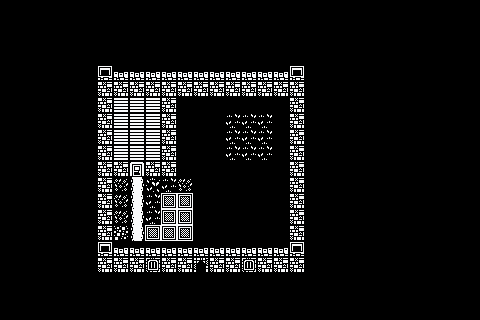

This is a level from a 2D game, rendered from its Tiled map with the project's own tilesets. A one-line summary and the complete map file follow:
An orthogonal 30x20 tile map with 16x16 px tiles, 2 tile layers (terrain, objects) and 1 object (player_spawn).

<map version="1.10" tiledversion="1.12.2" orientation="orthogonal" renderorder="right-down" width="30" height="20" tilewidth="16" tileheight="16" infinite="0" nextlayerid="6" nextobjectid="3">
 <tileset firstgid="1025" source="Kenny1-bit.tsx" />
 <layer id="1" name="terrain" width="30" height="20">
  <properties>
   <property name="material_name" value="wood_floor" />
  </properties>
  <data encoding="csv">
1025,1025,1025,1025,1025,1025,1025,1025,1025,1025,1025,1025,1025,1025,1025,1025,1025,1025,1025,1025,1025,1025,1025,1025,1025,1025,1025,1025,1025,1025,
1025,1025,1025,1025,1025,1025,1025,1025,1025,1025,1025,1025,1025,1025,1025,1025,1025,1025,1025,1025,1025,1025,1025,1025,1025,1025,1025,1025,1025,1025,
1025,1025,1025,1025,1025,1025,1025,1025,1025,1025,1025,1025,1025,1025,1025,1025,1025,1025,1025,1025,1025,1025,1025,1025,1025,1025,1025,1025,1025,1025,
1025,1025,1025,1025,1025,1025,1025,1025,1025,1025,1025,1025,1025,1025,1025,1025,1025,1025,1025,1025,1025,1025,1025,1025,1025,1025,1025,1025,1025,1025,
1025,1025,1025,1025,1025,1025,1613,1566,1566,1566,1566,1566,1566,1566,1566,1566,1566,1566,1613,1025,1025,1025,1025,1025,1025,1025,1025,1025,1025,1025,
1025,1025,1025,1025,1025,1025,1662,1662,1662,1662,1662,1662,1662,1662,1662,1662,1662,1662,1662,1025,1025,1025,1025,1025,1025,1025,1025,1025,1025,1025,
1025,1025,1025,1025,1025,1025,1662,1724,1724,1724,1662,1025,1025,1025,1025,1025,1025,1025,1662,1025,1025,1025,1025,1025,1025,1025,1025,1025,1025,1025,
1025,1025,1025,1025,1025,1025,1662,1724,1724,1724,1662,1025,1025,1025,1030,1030,1030,1025,1662,1025,1025,1025,1025,1025,1025,1025,1025,1025,1025,1025,
1025,1025,1025,1025,1025,1025,1662,1724,1724,1724,1662,1025,1025,1025,1030,1030,1030,1025,1662,1025,1025,1025,1025,1025,1025,1025,1025,1025,1025,1025,
1025,1025,1025,1025,1025,1025,1662,1724,1724,1724,1662,1025,1025,1025,1030,1030,1030,1025,1662,1025,1025,1025,1025,1025,1025,1025,1025,1025,1025,1025,
1025,1025,1025,1025,1025,1025,1662,1662,1082,1662,1662,1025,1025,1025,1025,1025,1025,1025,1662,1025,1025,1025,1025,1025,1025,1025,1025,1025,1025,1025,
1025,1025,1025,1025,1025,1025,1662,1031,1082,1026,1030,1031,1025,1025,1025,1025,1025,1025,1662,1025,1025,1025,1025,1025,1025,1025,1025,1025,1025,1025,
1025,1025,1025,1025,1025,1025,1662,1031,1082,1030,1195,1195,1025,1025,1025,1025,1025,1025,1662,1025,1025,1025,1025,1025,1025,1025,1025,1025,1025,1025,
1025,1025,1025,1025,1025,1025,1662,1031,1082,1030,1195,1195,1025,1025,1025,1025,1025,1025,1662,1025,1025,1025,1025,1025,1025,1025,1025,1025,1025,1025,
1025,1025,1025,1025,1025,1025,1662,1027,1082,1195,1195,1195,1025,1025,1025,1025,1025,1025,1662,1025,1025,1025,1025,1025,1025,1025,1025,1025,1025,1025,
1025,1025,1025,1025,1025,1025,1613,1566,1566,1566,1566,1566,1566,1566,1566,1566,1566,1566,1613,1025,1025,1025,1025,1025,1025,1025,1025,1025,1025,1025,
1025,1025,1025,1025,1025,1025,1662,1662,1662,1663,1662,1662,1666,1662,1662,1663,1662,1662,1662,1025,1025,1025,1025,1025,1025,1025,1025,1025,1025,1025,
1025,1025,1025,1025,1025,1025,1025,1025,1025,1025,1025,1025,1025,1025,1025,1025,1025,1025,1025,1025,1025,1025,1025,1025,1025,1025,1025,1025,1025,1025,
1025,1025,1025,1025,1025,1025,1025,1025,1025,1025,1025,1025,1025,1025,1025,1025,1025,1025,1025,1025,1025,1025,1025,1025,1025,1025,1025,1025,1025,1025,
1025,1025,1025,1025,1025,1025,1025,1025,1025,1025,1025,1025,1025,1025,1025,1025,1025,1025,1025,1025,1025,1025,1025,1025,1025,1025,1025,1025,1025,1025
</data>
 </layer>
 <layer id="3" name="objects" width="30" height="20">
  <data encoding="csv">
0,0,0,0,0,0,0,0,0,0,0,0,0,0,0,0,0,0,0,0,0,0,0,0,0,0,0,0,0,0,
0,0,0,0,0,0,0,0,0,0,0,0,0,0,0,0,0,0,0,0,0,0,0,0,0,0,0,0,0,0,
0,0,0,0,0,0,0,0,0,0,0,0,0,0,0,0,0,0,0,0,0,0,0,0,0,0,0,0,0,0,
0,0,0,0,0,0,0,0,0,0,0,0,0,0,0,0,0,0,0,0,0,0,0,0,0,0,0,0,0,0,
0,0,0,0,0,0,0,0,0,0,0,0,0,0,0,0,0,0,0,0,0,0,0,0,0,0,0,0,0,0,
0,0,0,0,0,0,0,0,0,0,0,0,0,0,0,0,0,0,0,0,0,0,0,0,0,0,0,0,0,0,
0,0,0,0,0,0,0,0,0,0,0,0,0,0,0,0,0,0,0,0,0,0,0,0,0,0,0,0,0,0,
0,0,0,0,0,0,0,0,0,0,0,0,0,0,0,0,0,0,0,0,0,0,0,0,0,0,0,0,0,0,
0,0,0,0,0,0,0,0,0,0,0,0,0,0,0,0,0,0,0,0,0,0,0,0,0,0,0,0,0,0,
0,0,0,0,0,0,0,0,0,0,0,0,0,0,0,0,0,0,0,0,0,0,0,0,0,0,0,0,0,0,
0,0,0,0,0,0,0,0,1520,0,0,0,0,0,0,0,0,0,0,0,0,0,0,0,0,0,0,0,0,0,
0,0,0,0,0,0,0,0,0,0,0,0,0,0,0,0,0,0,0,0,0,0,0,0,0,0,0,0,0,0,
0,0,0,0,0,0,0,0,0,0,0,0,0,0,0,0,0,0,0,0,0,0,0,0,0,0,0,0,0,0,
0,0,0,0,0,0,0,0,0,0,0,0,0,0,0,0,0,0,0,0,0,0,0,0,0,0,0,0,0,0,
0,0,0,0,0,0,0,0,0,0,0,0,0,0,0,0,0,0,0,0,0,0,0,0,0,0,0,0,0,0,
0,0,0,0,0,0,0,0,0,0,0,0,0,0,0,0,0,0,0,0,0,0,0,0,0,0,0,0,0,0,
0,0,0,0,0,0,0,0,0,0,0,0,0,0,0,0,0,0,0,0,0,0,0,0,0,0,0,0,0,0,
0,0,0,0,0,0,0,0,0,0,0,0,0,0,0,0,0,0,0,0,0,0,0,0,0,0,0,0,0,0,
0,0,0,0,0,0,0,0,0,0,0,0,0,0,0,0,0,0,0,0,0,0,0,0,0,0,0,0,0,0,
0,0,0,0,0,0,0,0,0,0,0,0,0,0,0,0,0,0,0,0,0,0,0,0,0,0,0,0,0,0
</data>
 </layer>
 <objectgroup id="5" name="markers">
  <object id="1" name="player_spawn" x="156.186" y="235.052">
   <point />
  </object>
 </objectgroup>
</map>
